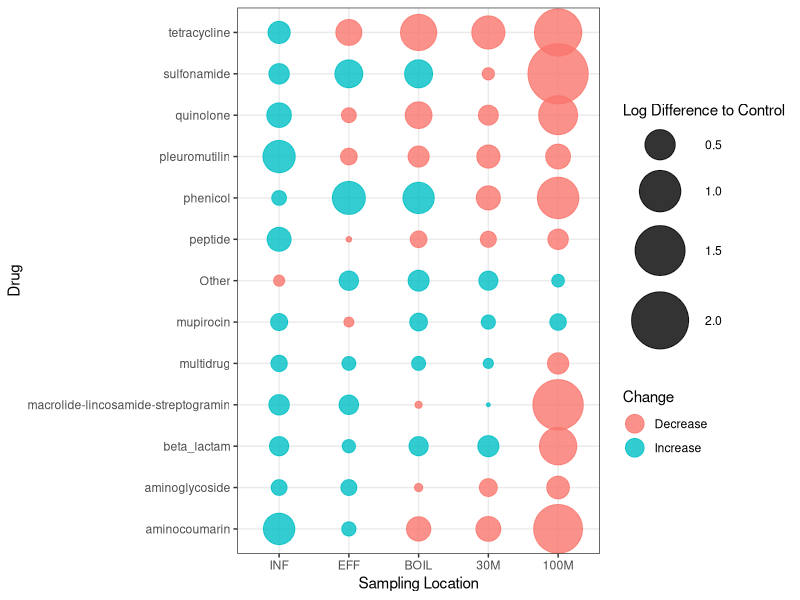

The R script that drew this image:
#Initializing tidyverse, setting working directory, inputting needed files
library(tidyverse)

setwd("C:/Users/Jvlan/Downloads")

#The drugs object comes from the deeparg database, where they assigned each specific antibiotic to a broader class
#The CARD_aro object is from the CARD database, and shows which gene confers resistance to each specific antibiotic
CARD_aro <- read.csv("CARD4.0.1_aro_cat.csv")
Args <- read.delim("ChezLiz_merged_args_new.txt")
metadata <- read.csv("ChezLizMetadata.csv")
drugs <- read.csv("Antibiotic to Drug.csv")

#To make the graph look better, we assign the genes in the CARD database to a broader drug class using the deeparg conversion
for (i in 1:nrow(CARD_aro)) {
  for (j in 1:nrow(drugs)) {
    if(grepl(drugs[j,1], CARD_aro[i, 4])) {CARD_aro[i, "Drug"] <- drugs[j,2]}
  }
}

#If a gene confers resistance to multiple drugs, we assign it "multidrug"
for (i in 1:nrow(CARD_aro)) {
  if(grepl(";", CARD_aro[i, 4])) {CARD_aro[i, "Drug"] <- "multidrug"}
}

#If it is still unassigned, it gets classified as other
CARD_aro$Drug[is.na(CARD_aro$Drug)] <- "Other"

#Merging the DIAMOND data and the CARD metadata about each gene
Args <- merge(Args, CARD_aro, by.x = "protein_accession", by.y = "Protein.Accession")

#Renaming the samples to only include the same name
Args$sample = substr(Args$sample, 1, nchar(Args$sample)-10)

#Merging the DIAMOND data and sample metadata
Args <- merge(Args, metadata, by.x = "sample", by.y = "sample_original")

#Just incase the rpob normalization messed up and left this as an NA
#Something went wrong in ARC if this is an NA!
Args$rpob_Normalization[Args$rpob_Normalization==""] <- 0

#Assigning data its appropriate type
Args$Drug.Class <- as.factor(Args$Drug.Class)
Args$Fraction <- as.factor(Args$Fraction)
Args$rpob_Normalization <- as.numeric(Args$rpob_Normalization)
Args$count <- as.numeric(Args$count)
Args$Drug <- as.factor(Args$Drug)

#Creating df where bubble plot will be generated from
#Fraction = Sampling location
#Only separating by fraction to see how different sampling locations are different
bubble <- Args %>%
  group_by(Drug, Fraction) %>%
  summarize(sum_rpob_normalized_count = mean(rpob_Normalization))

#The "CONTROL" sample type occurs every 5th row in bubble
controlRow <- 5

#Creating new column in bubble to put log differences
bubble$logDiff <- 0

#This loop goes through the df and calculates the log difference in 
#rpob normalized ARGs compared to the control for each drug class
for (i in 1:13) { #Number of drug classes
  for (k in 1:7) { #Number of sample types
    count = k+((i*7)-7)
    bubble[count, 4] <- log10(bubble[count, 3]/bubble[controlRow, 3])
  }
  controlRow <- controlRow +7
}

#Find absolute value for plotting
bubble$absLogDiff <- abs(bubble$logDiff)

#Differentiate between increased ARGs (logDiff > 0) and decreased (logDiff < 0)
bubble$Pos <- ifelse(bubble$logDiff >= 0, "Increase", "Decrease")

#Set order of Fraction for graph
bubble$Fraction <- factor(bubble$Fraction, levels = c("INF", "EFF", "BOIL", "30M", "100M", "Blank", "CONTROL"))

#Using ggplot to plot the graph
ggplot(subset(bubble, Fraction %in% c("100M", "30M", "BOIL", "EFF", "INF")), aes(x = Fraction, y = Drug, size = absLogDiff)) +
  geom_point(alpha = 0.8, aes(color = Pos)) +
  theme_bw() + 
  scale_size(range = c(1, 20)) +
  xlab("Sampling Location") +
  labs(size = "Log Difference to Control") +
  guides(color = guide_legend(override.aes = list(size = 6))) +
  labs(color = "Change") 
  





